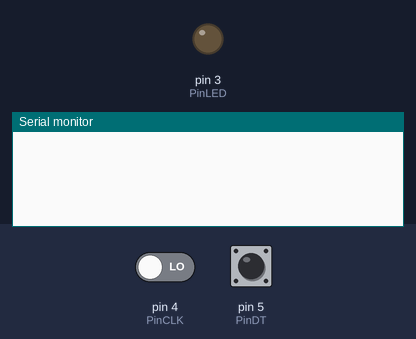
A sketch run on a simulated Arduino Uno, built with avr-gcc and run on an emulated ATmega328P. Shown: output pins drawn as LEDs (lit = HIGH), the last lines printed to the serial monitor. The inputs (shaded band) are chosen by the test bench; at power-on: pin 4 (PinCLK) LOW, pin 5 (PinDT) HIGH.

Above: at 1.2 s.
1.3 s: pin 4 (PinCLK) driven HIGH
At 1.8 s:
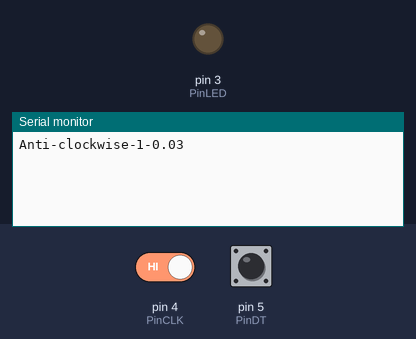
2.8 s: pin 4 (PinCLK) driven LOW
At 4.1 s:
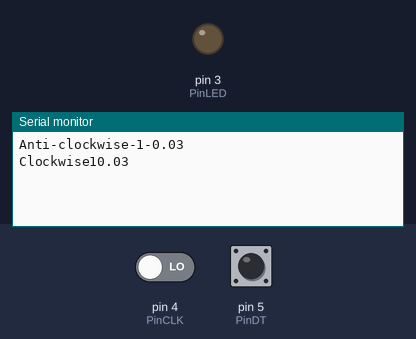

Measured:
- after the input at 1.3 s, the serial monitor: prints a new line at once (image 1)
- after the input at 2.8 s, the serial monitor: prints a new line at once (image 2)

The sketch:

Rotary_encoder_w_LED.ino
```cpp
int PinCLK = 4;
int PinDT = 5;
int PinSW = 0;
static long encoderPos = -1;
int PinCLKLast = LOW;
int totalSteps = 30;
int value = LOW;

int PinLED = 3;
float dutyCycle;

void setup() {
  pinMode(PinCLK, INPUT);
  pinMode(PinDT, INPUT);
  pinMode(PinSW, INPUT);
  pinMode(PinLED, OUTPUT);
  Serial.begin(9600);
}

void loop() {
   if (!(digitalRead(PinSW))) {
       encoderPos = 0;
       dutyCycle = 0;
   }

   value = digitalRead(PinCLK);

   if (value != PinCLKLast) {
       if (digitalRead(PinDT) != value) {
           encoderPos++;
           dutyCycle += 1.0 / totalSteps;
           Serial.print("Clockwise");
           Serial.print(encoderPos);
           Serial.println(dutyCycle);
       } else {
           encoderPos--;
           dutyCycle -= 1.0 / totalSteps;
           Serial.print("Anti-clockwise");
           Serial.print(encoderPos);
           Serial.println(dutyCycle);
       }
       if (encoderPos < 0) {
           encoderPos += totalSteps;
       }
       if (dutyCycle < 0) {
           dutyCycle = 0;
       } else if (dutyCycle > 1) {
           dutyCycle = 1;
       }
       encoderPos = encoderPos % totalSteps;

   }
   PinCLKLast = value;

   analogWrite(PinLED, (int)(dutyCycle * dutyCycle * 255));
 }
```
